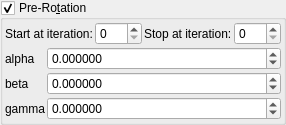
    <widget class="MyGroupBox" name="groupCheck_transf_rotation_enabled">
     <property name="title">
      <string>Pre-Ro&amp;tation</string>
     </property>
     <property name="checkable">
      <bool>true</bool>
     </property>
     <layout class="QVBoxLayout" name="verticalLayout_9" stretch="0,0">
      <property name="spacing">
       <number>2</number>
      </property>
      <property name="leftMargin">
       <number>2</number>
      </property>
      <property name="topMargin">
       <number>2</number>
      </property>
      <property name="rightMargin">
       <number>2</number>
      </property>
      <property name="bottomMargin">
       <number>2</number>
      </property>
      <item>
       <layout class="QGridLayout" name="gridLayout_62">
        <property name="spacing">
         <number>2</number>
        </property>
        <item row="1" column="2">
         <widget class="QLabel" name="label_247">
          <property name="text">
           <string>Stop at iteration:</string>
          </property>
         </widget>
        </item>
        <item row="1" column="3">
         <widget class="MySpinBox" name="spinboxInt_transf_stop_iterations_R">
          <property name="sizePolicy">
           <sizepolicy hsizetype="Minimum" vsizetype="Maximum">
            <horstretch>0</horstretch>
            <verstretch>0</verstretch>
           </sizepolicy>
          </property>
          <property name="maximum">
           <number>999</number>
          </property>
         </widget>
        </item>
        <item row="1" column="1">
         <widget class="MySpinBox" name="spinboxInt_transf_start_iterations_R">
          <property name="sizePolicy">
           <sizepolicy hsizetype="Minimum" vsizetype="Maximum">
            <horstretch>0</horstretch>
            <verstretch>0</verstretch>
           </sizepolicy>
          </property>
          <property name="maximum">
           <number>999</number>
          </property>
         </widget>
        </item>
        <item row="1" column="0">
         <widget class="QLabel" name="label_246">
          <property name="text">
           <string>Start at iteration:</string>
          </property>
         </widget>
        </item>
       </layout>
      </item>
      <item>
       <layout class="QGridLayout" name="gridLayout_10" columnstretch="0,1">
        <property name="spacing">
         <number>2</number>
        </property>
        <item row="4" column="0">
         <widget class="QLabel" name="label_45">
          <property name="text">
           <string notr="true">gamma</string>
          </property>
         </widget>
        </item>
        <item row="3" column="0">
         <widget class="QLabel" name="label_44">
          <property name="text">
           <string notr="true">beta</string>
          </property>
         </widget>
        </item>
        <item row="1" column="0">
         <widget class="QLabel" name="label_46">
          <property name="text">
           <string notr="true">alpha</string>
          </property>
         </widget>
        </item>
        <item row="1" column="1">
         <widget class="MyDoubleSpinBox" name="spinboxd3_transf_rotation_x">
          <property name="sizePolicy">
           <sizepolicy hsizetype="Minimum" vsizetype="Maximum">
            <horstretch>0</horstretch>
            <verstretch>0</verstretch>
           </sizepolicy>
          </property>
          <property name="prefix">
           <string/>
          </property>
          <property name="suffix">
           <string/>
          </property>
          <property name="decimals">
           <number>6</number>
          </property>
          <property name="minimum">
           <double>-36000.000000000000000</double>
          </property>
          <property name="maximum">
           <double>36000.000000000000000</double>
          </property>
          <property name="singleStep">
           <double>1.000000000000000</double>
          </property>
         </widget>
        </item>
        <item row="3" column="1">
         <widget class="MyDoubleSpinBox" name="spinboxd3_transf_rotation_y">
          <property name="sizePolicy">
           <sizepolicy hsizetype="Minimum" vsizetype="Maximum">
            <horstretch>0</horstretch>
            <verstretch>0</verstretch>
           </sizepolicy>
          </property>
          <property name="prefix">
           <string/>
          </property>
          <property name="suffix">
           <string/>
          </property>
          <property name="decimals">
           <number>6</number>
          </property>
          <property name="minimum">
           <double>-36000.000000000000000</double>
          </property>
          <property name="maximum">
           <double>36000.000000000000000</double>
          </property>
          <property name="singleStep">
           <double>1.000000000000000</double>
          </property>
         </widget>
        </item>
        <item row="4" column="1">
         <widget class="MyDoubleSpinBox" name="spinboxd3_transf_rotation_z">
          <property name="sizePolicy">
           <sizepolicy hsizetype="Minimum" vsizetype="Maximum">
            <horstretch>0</horstretch>
            <verstretch>0</verstretch>
           </sizepolicy>
          </property>
          <property name="prefix">
           <string/>
          </property>
          <property name="suffix">
           <string/>
          </property>
          <property name="decimals">
           <number>6</number>
          </property>
          <property name="minimum">
           <double>-36000.000000000000000</double>
          </property>
          <property name="maximum">
           <double>36000.000000000000000</double>
          </property>
          <property name="singleStep">
           <double>1.000000000000000</double>
          </property>
         </widget>
        </item>
       </layout>
      </item>
     </layout>
    </widget>
